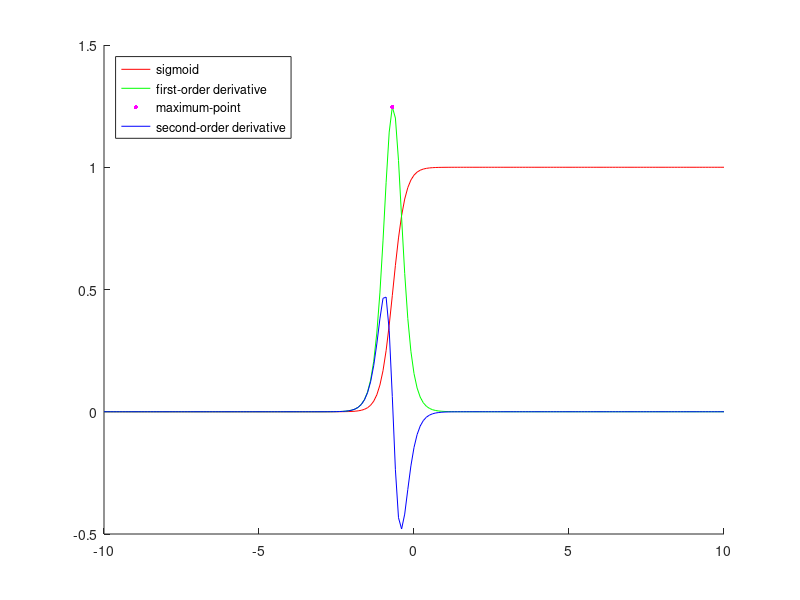
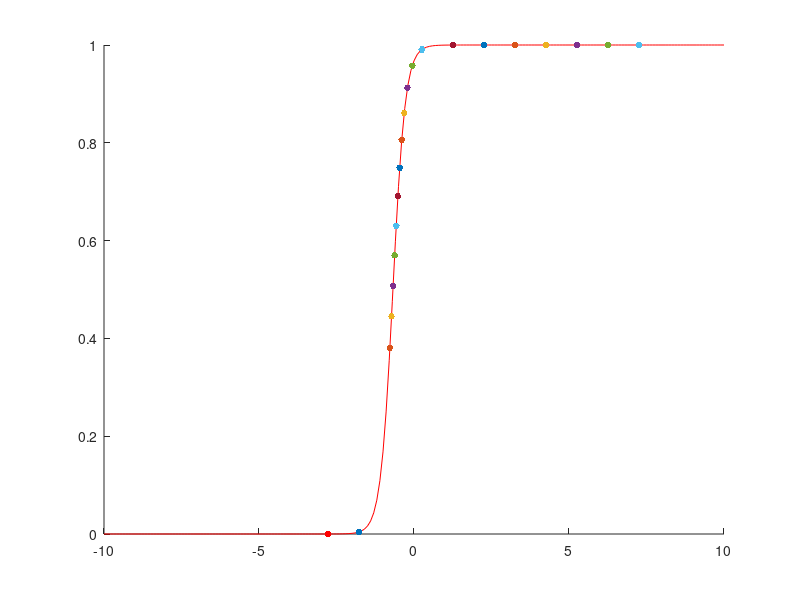
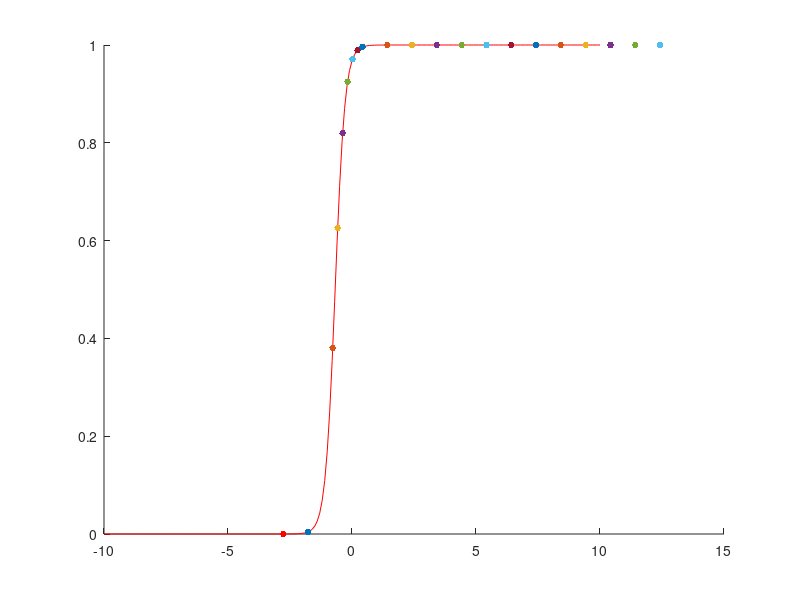

Write MATLAB code to recreate these figures, in order.
function [] = log_reg_plot()

    a = 5;
    b = 3.4;
    thetax = @(x) a * x + b;

    sigmoid = @(x) 1 ./ (1 + exp(-thetax(x)));
    d_sigmoid = @(x) sigmoid(x) .* (1 - sigmoid(x));
    d2_sigmoid = @(x) (d_sigmoid(x) - 2 .* sigmoid(x) .* d_sigmoid(x));
    
%     sigmoid2d = @(x, y) 1 ./ (1 + exp(-(1 + 2 * x + 3 * y)));
%     grad_x = @(x, y) (1.0 ./ (1 + exp(-(1 + 2 * x + 3 * y)))^2) * exp(-(1 + 2 * x + 3 * y)) * 2;
%     grad_y = @(x, y) (1.0 ./ (1 + exp(-(1 + 2 * x + 3 * y)))^2) * exp(-(1 + 2 * x + 3 * y)) * 3;
     
    range = -10:0.1:10;
    [argvalue, argmax] = max(d_sigmoid(range) .* a);
    x_max = range(argmax);
     
    figure;
%     axis equal;
    hold on;
    x = -10:0.1:10;
    y = sigmoid(x);
    plot(x, y, 'r-');
    y_d = d_sigmoid(x) .* a;
    plot(x, y_d, 'g-');
    plot(x_max, argvalue, 'm.', 'MarkerSize', 10);
    y_d2 = d2_sigmoid(x) .* a;
    plot(x, y_d2, 'b-');
    legend({'sigmoid', 'first-order derivative', 'maximum-point', 'second-order derivative'}, 'Location', 'northwest');
    
    
    %%%%%%%%%%%%%%%%%%%%%%%%%%%%%%%%%%%%%%%%%%%%%%%%%%%%
    
    figure;
%     axis equal;
    hold on;
    x = -10:0.1:10;
    y = sigmoid(x);
    plot(x, y, 'r-');
    
    x = -10 + rand() * 20;
    xc = x;
    
    epsilon = 10^(-5);
    
    if x > range(argmax)
        s = -1;
    else
        s = +1;
    end
    
    plot(x, sigmoid(x), 'r.', 'MarkerSize', 15);
    n = 20;
    h = 1;
    for i=1:n
        slope = d_sigmoid(x);
        h = min(1, 0.01 * (argvalue / (slope + epsilon)));
        x = x + s * h * ((slope + epsilon) / abs(slope + epsilon));
        plot(x, sigmoid(x), '.', 'MarkerSize', 15);
    end
    
    %%%%%%%%%%%%%%%%%%%%%%%%%%%%%%%%%%%%%%%%%%%%%%%%%%%%
    
    figure;
%     axis equal;
    hold on;
    x = -10:0.1:10;
    y = sigmoid(x);
    plot(x, y, 'r-');
    
    x = xc;
    
    plot(x, sigmoid(x), 'r.', 'MarkerSize', 15);
    n = 20;
    h = 1;
    for i=1:n
        slope = d_sigmoid(x);
        if slope <= 0.01
            h = 1;
        else
            h = 0.2;
        end
        x = x + s * h * ((slope + epsilon) / abs(slope + epsilon));
        plot(x, sigmoid(x), '.', 'MarkerSize', 15);
    end
    
    %%%%%%%%%%%%%%%%%%%%%%%%%%%%%%%%%%%%%%%%%%%%%%%%%%%%
    
%     figure;
%     hold on;
%     x = -10:1:10;
%     y = -10:1:10;
%     [X, Y] = meshgrid(x, y);
%     Z = sigmoid2d(X, Y);
%     surf(X, Y, Z);
%     
%     x = -10 + rand() * 20;
%     y = -10 + rand() * 20;
%     
%     plot3(x, y, sigmoid2d(x, y), 'r.', 'MarkerSize', 15);
%     n = 10;
%     h = 1;
%     for i=1:n
%         gradient = [grad_x(x, y), grad_y(x, y)];
% %         x = x + h * grad_x(x, y) / norm(gradient);
% %         y = y + h * grad_y(x, y) / norm(gradient);
%         x = x + h * min(1, 1 / grad_x(x, y));
%         y = y + h * min(1, 1 / grad_y(x, y));
%         plot3(x, y, sigmoid2d(x, y), '.', 'MarkerSize', 15);
%     end
%     
end



